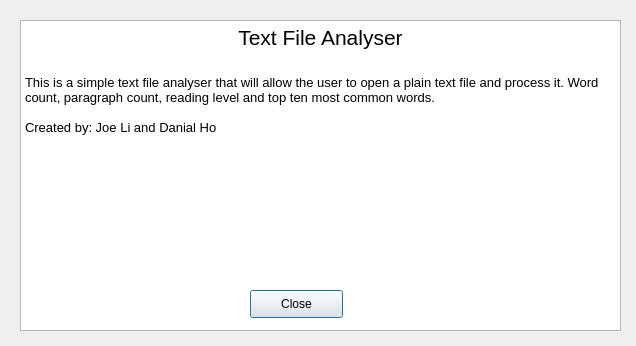
<?xml version="1.0" encoding="UTF-8"?>
<ui version="4.0">
 <class>about</class>
 <widget class="QDialog" name="about">
  <property name="geometry">
   <rect>
    <x>0</x>
    <y>0</y>
    <width>636</width>
    <height>346</height>
   </rect>
  </property>
  <property name="windowTitle">
   <string>Dialog</string>
  </property>
  <widget class="QTextBrowser" name="textBrowser">
   <property name="geometry">
    <rect>
     <x>20</x>
     <y>20</y>
     <width>601</width>
     <height>311</height>
    </rect>
   </property>
   <property name="html">
    <string>&lt;!DOCTYPE HTML PUBLIC &quot;-//W3C//DTD HTML 4.0//EN&quot; &quot;http://www.w3.org/TR/REC-html40/strict.dtd&quot;&gt;
&lt;html&gt;&lt;head&gt;&lt;meta name=&quot;qrichtext&quot; content=&quot;1&quot; /&gt;&lt;style type=&quot;text/css&quot;&gt;
p, li { white-space: pre-wrap; }
&lt;/style&gt;&lt;/head&gt;&lt;body style=&quot; font-family:'MS Shell Dlg 2'; font-size:7.8pt; font-weight:400; font-style:normal;&quot;&gt;
&lt;p align=&quot;center&quot; style=&quot; margin-top:0px; margin-bottom:0px; margin-left:0px; margin-right:0px; -qt-block-indent:0; text-indent:0px;&quot;&gt;&lt;span style=&quot; font-size:16pt;&quot;&gt;Text File Analyser&lt;/span&gt;&lt;/p&gt;
&lt;p align=&quot;center&quot; style=&quot;-qt-paragraph-type:empty; margin-top:0px; margin-bottom:0px; margin-left:0px; margin-right:0px; -qt-block-indent:0; text-indent:0px; font-size:16pt;&quot;&gt;&lt;br /&gt;&lt;/p&gt;
&lt;p style=&quot; margin-top:0px; margin-bottom:0px; margin-left:0px; margin-right:0px; -qt-block-indent:0; text-indent:0px;&quot;&gt;&lt;span style=&quot; font-size:10pt;&quot;&gt;This is a simple text file analyser that will allow the user to open a plain text file and process it. Word count, paragraph count, reading level and top ten most common words. &lt;/span&gt;&lt;/p&gt;
&lt;p style=&quot;-qt-paragraph-type:empty; margin-top:0px; margin-bottom:0px; margin-left:0px; margin-right:0px; -qt-block-indent:0; text-indent:0px; font-size:10pt;&quot;&gt;&lt;br /&gt;&lt;/p&gt;
&lt;p style=&quot; margin-top:0px; margin-bottom:0px; margin-left:0px; margin-right:0px; -qt-block-indent:0; text-indent:0px;&quot;&gt;&lt;span style=&quot; font-size:10pt;&quot;&gt;Created by: Joe Li and Danial Ho&lt;/span&gt;&lt;/p&gt;&lt;/body&gt;&lt;/html&gt;</string>
   </property>
  </widget>
  <widget class="QPushButton" name="pushButton">
   <property name="geometry">
    <rect>
     <x>250</x>
     <y>290</y>
     <width>93</width>
     <height>28</height>
    </rect>
   </property>
   <property name="text">
    <string>Close</string>
   </property>
  </widget>
 </widget>
 <resources/>
 <connections/>
</ui>
